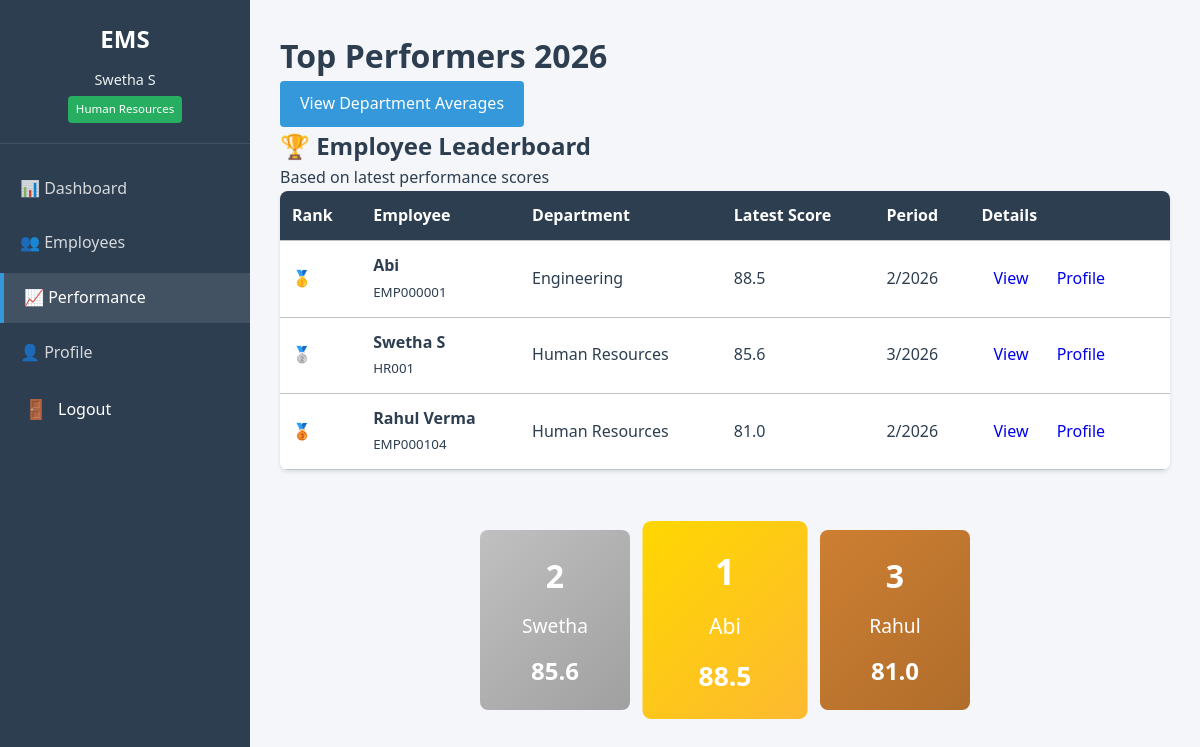
The page /performance/leaderboard/ (signed in) on the database its author committed.
### accounts/models.py (models this page shows, shortened)
class User(AbstractUser):
    ROLE_CHOICES = [
        ("SUPERADMIN", "Super Admin"),
        ("HR", "Human Resources"),
        ("MANAGER", "Manager"),
        ("EMPLOYEE", "Employee"),
    ]
    STATUS_CHOICES = [
        ("ACTIVE", "Active"),
        ("INACTIVE", "Inactive"),
        ("TERMINATED", "Terminated"),
        ("ON_LEAVE", "On Leave"),
    ]
    employee_id = models.CharField(
        max_length=20,
        unique=True,
        blank=True,
        verbose_name="Employee ID"
    )
    department = models.CharField(
        max_length=100,
        blank=True,
        verbose_name="Department"
    )
    designation = models.CharField(
        max_length=100,
        blank=True,
        verbose_name="Designation"
    )
    phone = models.CharField(
        max_length=15,
        blank=True,
        validators=[
            RegexValidator(
                r'^\+?1?\d{9,15}$',
                "Enter a valid phone number (e.g., +1234567890)."
            )
        ],
        verbose_name="Phone Number"
    )
    salary = models.DecimalField(
        max_digits=10,
        decimal_places=2,
        null=True,
        blank=True,
        validators=[MinValueValidator(0)],
        verbose_name="Annual Salary"
    )
    role = models.CharField(
        max_length=20,
        choices=ROLE_CHOICES,
        default="EMPLOYEE",
        verbose_name="Role"
    )
    employment_status = models.CharField(
        max_length=20,
        choices=STATUS_CHOICES,
        default="ACTIVE",
        verbose_name="Employment Status"
    )
    date_of_joining = models.DateField(
        null=True,
        blank=True,
        validators=[validate_joining_date],
        verbose_name="Date of Joining"
    )
    is_soft_deleted = models.BooleanField(
        default=False,
        verbose_name="Soft Deleted",
        help_text="Designates whether the user is soft deleted."
    )
    objects = UserManager()
    class Meta:
        db_table = "accounts_user"
        ordering = ["employee_id"]
        verbose_name = "Employee"
        verbose_name_plural = "Employees"

### performance/models.py (models this page shows, shortened)
class Performance(models.Model):
    employee = models.ForeignKey(
        settings.AUTH_USER_MODEL,
        on_delete=models.CASCADE,
        related_name='performances',  # 🔥 IMPORTANT: This should be 'performances'
        verbose_name="Employee"
    )
    month = models.IntegerField(
        validators=[MinValueValidator(1), MaxValueValidator(12)],
        verbose_name="Month"
    )
    year = models.IntegerField(
        verbose_name="Year"
    )
    rating = models.DecimalField(
        max_digits=3,
        decimal_places=1,
        validators=[MinValueValidator(1.0), MaxValueValidator(10.0)],
        verbose_name="Rating (1-10)",
        help_text="Rate the employee from 1 (poor) to 10 (excellent)"
    )
    goals_completed = models.IntegerField(
        validators=[MinValueValidator(0)],
        verbose_name="Goals Completed",
        help_text="Number of goals achieved this month"
    )
    attendance_percentage = models.DecimalField(
        max_digits=5,
        decimal_places=2,
        validators=[MinValueValidator(0), MaxValueValidator(100)],
        verbose_name="Attendance %",
        help_text="Attendance percentage for the month"
    )
    calculated_score = models.DecimalField(
        max_digits=5,
        decimal_places=2,
        null=True,
        blank=True,
        verbose_name="Calculated Score",
        help_text="Auto-calculated performance score"
    )
    created_at = models.DateTimeField(
        auto_now_add=True,
        verbose_name="Created At"
    )
    updated_at = models.DateTimeField(
        auto_now=True,
        verbose_name="Updated At"
    )
    class Meta:
        verbose_name = "Performance Record"
        verbose_name_plural = "Performance Records"
        unique_together = ['employee', 'month', 'year']  # Prevent duplicates
        ordering = ['-year', '-month']  # 🔥 Show newest first
        indexes = [
            models.Index(fields=['employee', 'year', 'month']),
            models.Index(fields=['rating']),
            models.Index(fields=['calculated_score']),
        ]

### performance/views.py (the view)
# urls.py: path('leaderboard/', views.leaderboard, name='leaderboard'),
@login_required
def leaderboard(request):
    current_year = datetime.now().year
    performances = Performance.objects.filter(
        year=current_year,
        employee__is_soft_deleted=False
    ).select_related('employee')
    if request.user.role == 'MANAGER':
        performances = performances.filter(employee__department=request.user.department)
    elif request.user.role == 'EMPLOYEE':
        performances = performances.filter(employee=request.user)
    from django.db.models import Max
    latest_performances = performances.values('employee').annotate(
        latest=Max('created_at')
    ).values_list('latest', flat=True)
    top_performers = performances.filter(
        created_at__in=latest_performances
    ).order_by('-calculated_score')[:10]
    context = {
        'top_performers': top_performers,
        'current_year': current_year,
    }
    return render(request, 'performance/leaderboard.html', context)

### accounts/models.py (called while the page is built)
    def get_queryset(self):
        return super().get_queryset().filter(is_soft_deleted=False)

### audit/services.py (called while the page is built)
    @staticmethod
    def get_client_ip(request):
        x_forwarded_for = request.META.get('HTTP_X_FORWARDED_FOR')
        if x_forwarded_for:
            ip = x_forwarded_for.split(',')[0]
        else:
            ip = request.META.get('REMOTE_ADDR')
        return ip

### templates/performance/leaderboard.html (shortened to what this page needs)
{% extends 'base.html' %}
{% block content %}
<div class="leaderboard-container">
    <div class="page-header">
        <h1>Top Performers {{ current_year }}</h1>
        <div class="header-actions">
            <a href="{% url 'performance:department_avg' %}" class="btn btn-primary">View Department Averages</a>
        </div>
    </div>
    <div class="leaderboard-card">
        <div class="leaderboard-header">
            <h2>🏆 Employee Leaderboard</h2>
            <p>Based on latest performance scores</p>
        </div>
        <table class="leaderboard-table">
            <thead>
                <tr>
                    <th>Rank</th>
                    <th>Employee</th>
                    <th>Department</th>
                    <th>Latest Score</th>
                    <th>Period</th>
                    <th>Details</th>
                </tr>
            </thead>
            <tbody>
                {% for performer in top_performers %}
                <tr class="rank-{{ forloop.counter }}">
                    <td class="rank">
                        {% if forloop.counter == 1 %}🥇
                        {% elif forloop.counter == 2 %}🥈
                        {% elif forloop.counter == 3 %}🥉
                        {% else %}{{ forloop.counter }}
                        {% endif %}
                    </td>
                    <td>
                        <strong>{{ performer.employee.get_full_name }}</strong><br>
                        <small>{{ performer.employee.employee_id }}</small>
                    </td>
                    <td>{{ performer.employee.department|default:"-" }}</td>
                    <td class="score">{{ performer.calculated_score|floatformat:1 }}</td>
                    <td>{{ performer.month }}/{{ performer.year }}</td>
                    <td>
                        <a href="{% url 'performance:detail' performer.pk %}" class="btn-icon">View</a>
                        <a href="{% url 'employees:detail' performer.employee.pk %}" class="btn-icon">Profile</a>
                    </td>
                </tr>
                {% empty %}
                <tr>
                    <td colspan="6" class="text-center">No performance data available</td>
                </tr>
                {% endfor %}
            </tbody>
        </table>
    </div>
    {% if top_performers|length >= 3 %}
    <div class="podium">
        <div class="second-place">
            <div class="podium-rank">2</div>
            <div class="podium-name">{{ top_performers.1.employee.first_name }}</div>
            <div class="podium-score">{{ top_performers.1.calculated_score|floatformat:1 }}</div>
        </div>
        <div class="first-place">
            <div class="podium-rank">1</div>
            <div class="podium-name">{{ top_performers.0.employee.first_name }}</div>
            <div class="podium-score">{{ top_performers.0.calculated_score|floatformat:1 }}</div>
        </div>
        <div class="third-place">
            <div class="podium-rank">3</div>
            <div class="podium-name">{{ top_performers.2.employee.first_name }}</div>
            <div class="podium-score">{{ top_performers.2.calculated_score|floatformat:1 }}</div>
        </div>
    </div>
    {% endif %}
</div>
{% endblock %}

### templates/base.html (shortened to what this page needs)
<!DOCTYPE html>
<html lang="en">
<head>
    {% load static %}
    <link rel="stylesheet" href="{% static 'css/style.css' %}">
</head>
<body>
    <div class="container">
        {% if user.is_authenticated %}
        <aside class="sidebar">
            <div class="sidebar-header">
                <h2>EMS</h2>
                <div class="user-info">
                    <p class="user-name">{{ user.get_full_name|default:user.username }}</p>
                    <p class="role-badge role-{{ user.role|lower }}">{{ user.get_role_display }}</p>
                </div>
            </div>
            <nav class="sidebar-nav">
                <ul>
                    <li>
                        <a href="{% url 'dashboard' %}"
                           class="nav-link {% if request.resolver_match.url_name == 'dashboard' %}active{% endif %}">
                            <span class="nav-icon">📊</span>
                            <span class="nav-text">Dashboard</span>
                        </a>
                    </li>
                    <li>
                        <a href="{% url 'employees:list' %}"
                           class="nav-link {% if 'employees' in request.path %}active{% endif %}">
                            <span class="nav-icon">👥</span>
                            <span class="nav-text">Employees</span>
                        </a>
                    </li>
                    <li>
                        <a href="{% url 'performance:list' %}"
                           class="nav-link {% if 'performance' in request.path %}active{% endif %}">
                            <span class="nav-icon">📈</span>
                            <span class="nav-text">Performance</span>
                        </a>
                    </li>
                    <li>
                        <a href="{% url 'accounts:profile' %}"
                           class="nav-link {% if 'profile' in request.path %}active{% endif %}">
                            <span class="nav-icon">👤</span>
                            <span class="nav-text">Profile</span>
                        </a>
                    </li>
                    <li>
                        <form method="post" action="{% url 'accounts:logout' %}" class="logout-form">
                            <button type="submit" class="logout-btn">
                                <span class="nav-icon">🚪</span>
                                <span class="nav-text">Logout</span>
                            </button>
                        </form>
                    </li>
                </ul>
            </nav>
        </aside>
        {% endif %}
        <main class="main-content">
            {% block content %}
            {% endblock %}
        </main>
    </div>
</body>
</html>

### static/css/style.css (style rules this page uses)
* { margin: 0; padding: 0; box-sizing: border-box; }
:root { --primary-color: #2c3e50; --secondary-color: #3498db; --success-color: #27ae60; --danger-color: #e74c3c; --warning-color: #f39c12; --light-bg: #ecf0f1; --dark-text: #2c3e50; --light-text: #7f8c8d; --border-color: #bdc3c7; --sidebar-width: 250px; --header-height: 60px; }
body { font-family: 'Segoe UI', Tahoma, Geneva, Verdana, sans-serif; line-height: 1.6; color: var(--dark-text); background-color: #f5f6fa; }
.container { display: flex; min-height: 100vh; }
.sidebar { width: var(--sidebar-width); background-color: var(--primary-color); color: white; position: fixed; height: 100vh; overflow-y: auto; }
.sidebar-header { padding: 20px; text-align: center; border-bottom: 1px solid rgba(255,255,255,0.1); }
.sidebar-header h2 { margin-bottom: 10px; color: white; }
.user-info { font-size: 0.9em; color: var(--light-bg); }
.role-badge { display: inline-block; padding: 4px 8px; background-color: var(--secondary-color); border-radius: 4px; font-size: 0.8em; margin-top: 5px; }
.sidebar-nav ul { list-style: none; padding: 20px 0; }
.sidebar-nav li { margin-bottom: 5px; }
.sidebar-nav a { display: block; padding: 12px 20px; color: rgba(255,255,255,0.8); text-decoration: none; transition: all 0.3s; }
.sidebar-nav a:hover, .sidebar-nav a.active { background-color: rgba(255,255,255,0.1); color: white; border-left: 4px solid var(--secondary-color); }
.main-content { flex: 1; margin-left: var(--sidebar-width); padding: 30px; }
.data-table, .leaderboard-table { width: 100%; background: white; border-collapse: collapse; border-radius: 8px; overflow: hidden; box-shadow: 0 2px 4px rgba(0,0,0,0.1); }
.data-table thead, .leaderboard-table thead { background-color: var(--primary-color); color: white; }
.data-table th, .data-table td, .leaderboard-table th, .leaderboard-table td { padding: 12px; text-align: left; border-bottom: 1px solid var(--border-color); }
.role-hr { background-color: var(--success-color); color: white; }
.btn { display: inline-block; padding: 10px 20px; border: none; border-radius: 4px; font-size: 1em; cursor: pointer; text-decoration: none; transition: all 0.3s; }
.btn-primary { background-color: var(--secondary-color); color: white; }
.btn-icon { padding: 5px 10px; text-decoration: none; border-radius: 4px; margin: 0 2px; }

### templates/base.html (style rules this page uses)
.sidebar-nav .logout-form { margin: 0; padding: 0; width: 100%; }
.sidebar-nav .logout-btn { width: 100%; text-align: left; background: none; border: none; cursor: pointer; font: inherit; color: inherit; padding: 12px 20px; display: flex; align-items: center; gap: 10px; transition: all 0.3s; border-left: 4px solid transparent; }
.sidebar-nav .logout-btn .nav-icon { font-size: 1.2em; min-width: 24px; }
.sidebar-nav .logout-btn .nav-text { flex: 1; }

### templates/performance/leaderboard.html (style rules this page uses)
.podium { display: flex; justify-content: center; align-items: flex-end; gap: 20px; margin-top: 40px; padding: 20px; }
.first-place, .second-place, .third-place { text-align: center; padding: 20px; border-radius: 8px; min-width: 150px; }
.first-place { background: linear-gradient(135deg, #ffd700, #fdb931); transform: scale(1.1); }
.second-place { background: linear-gradient(135deg, #c0c0c0, #a0a0a0); }
.third-place { background: linear-gradient(135deg, #cd7f32, #b06d2b); }
.podium-rank { font-size: 2em; font-weight: bold; color: white; }
.podium-name { font-size: 1.2em; color: white; margin: 10px 0; }
.podium-score { font-size: 1.5em; color: white; font-weight: bold; }

### rows shown on the page
User: get_full_name "Swetha S", role "Human Resources"
Performance: employee.get_full_name "Abi", employee.employee_id "EMP000001", employee.department "Engineering", calculated_score "88.5", month "2", year "2026", employee.first_name "Abi"
Performance: employee.get_full_name "Swetha S", employee.employee_id "HR001", employee.department "Human Resources", calculated_score "85.6", month "3", year "2026", employee.first_name "Swetha"
Performance: employee.get_full_name "Rahul Verma", employee.employee_id "EMP000104", employee.department "Human Resources", calculated_score "81.0", month "2", year "2026", employee.first_name "Rahul"
